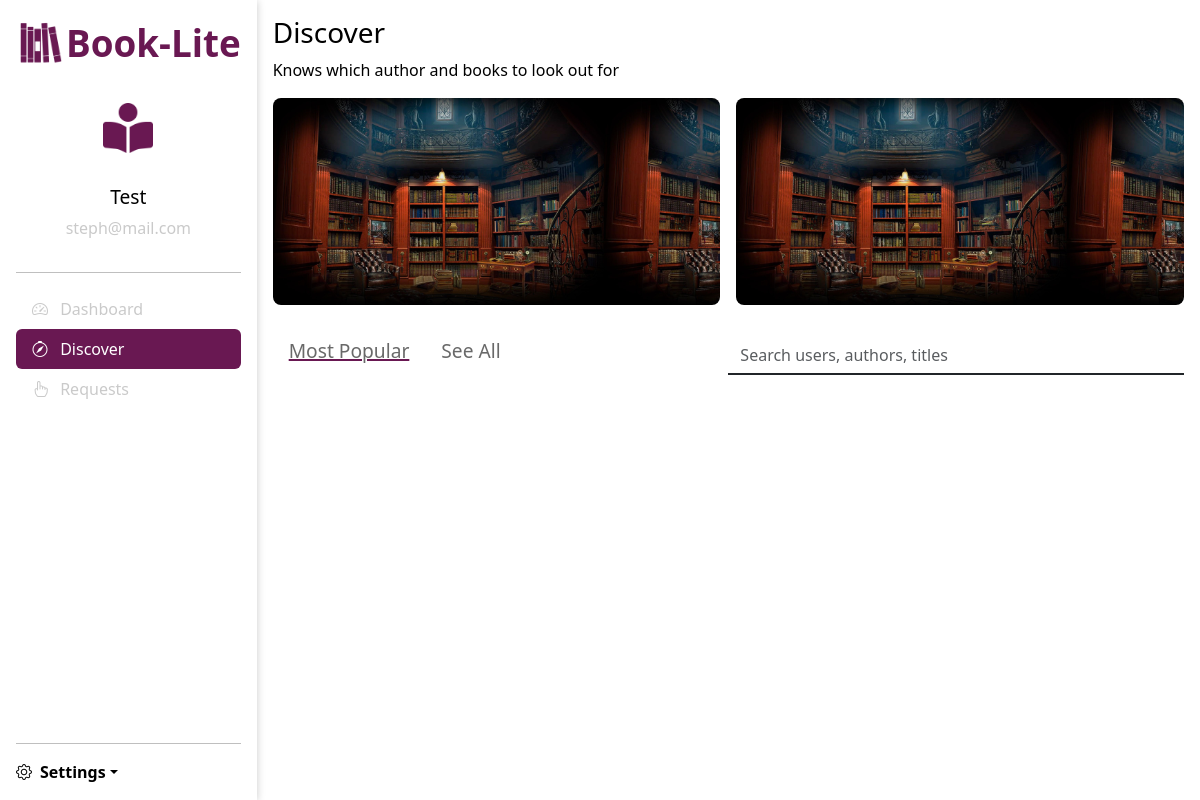
Before: /user/discover (signed in) with the older database file.
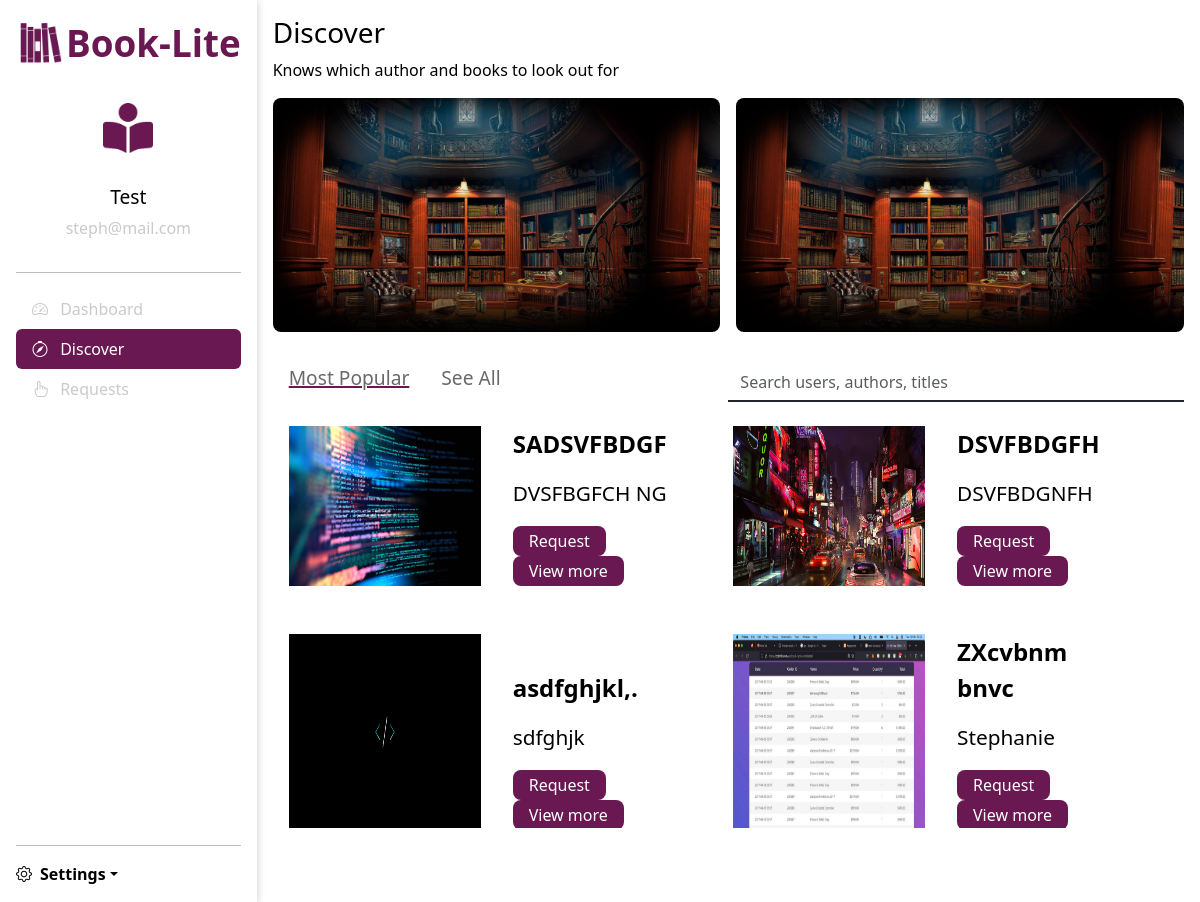
After: the same page with the newer database file.
### models/models.py (models this page shows)
class Book(db.Model):
    id = db.Column(db.String, primary_key=True)
    title = db.Column(db.String(100), nullable=False)
    author = db.Column(db.String(100), nullable=False)
    description = db.Column(db.Text, nullable=False)
    cover_path = db.Column(db.String(100), nullable=False)
    file_path = db.Column(db.String(100), nullable=False)
    category_id = db.Column(db.String, db.ForeignKey('category.id'), nullable=False)
    rentals = db.relationship('Rental', backref='book', lazy=True)

### routes/user.py (the view)
@user_bp.route("/discover")
@login_required
def discover():
    popular_books = Book.query.order_by(func.random()).limit(10).all()
    all_books = Book.query.all()
    return render_template(
        "user/discover.html",
        di_active="active",
        popular_books=popular_books,
        all_books=all_books,
    )

### main.py (called while the page is built)
@login_manager.user_loader
def load_user(user_id):
    return User.query.get(user_id)

@app.context_processor
def inject_global_vars():
    return dict(
        user=current_user
    )

### templates/user/discover.html (shortened to what this page needs)
{% extends "user/base_user.html" %} {% block main %}
<h3>Discover</h3>
<p>Knows which author and books to look out for</p>
<div class="statistics discover-img">
  <div class="main">
    <div class="category img"></div>
    <div class="category img"></div>
  </div>
</div>
<div class="navigate-books">
  <div class="navigation" id="navbarNav">
    <ul class="nav">
      <li class="nav-item active">
        <a href="#popular" class="nav-link">Most Popular</a>
      </li>
      <li class="nav-item">
        <a href="#all" class="nav-link">See All</a>
      </li>
    </ul>
    <form class="form-inline my-2">
      <input
        class="form-control mr-sm-2"
        type="search"
        placeholder="Search users, authors, titles"
        aria-label="Search"
      />
    </form>
  </div>
  <div class="discover-books" id="popular">
    {% for book in popular_books %}
    <div class="book-d">
      <img src="/static/images/covers/{{ book.cover_path }}" alt="" />
      <div class="about-book-d">
        <p class="title"><strong>{{ book.title }}</strong></p>
        <p class="blurb">{{ book.author }}</p>
        <form action="books/{{book.id}}/request-access" method="post">
          <button class="download" type="submit">Request</button>
        </form>
        <form action="books/{{book.id}}" method="get">
          <button class="download" type="submit">View more</button>
        </form>
      </div>
    </div>
    {% endfor %}
  </div>
</div>
{% endblock %}

Changed rows visible on the page:
added Book: cover_path (picture), title "SADSVFBDGF", author "DVSFBGFCH NG"
added Book: cover_path (picture), title "DSVFBDGFH", author "DSVFBDGNFH"
added Book: cover_path (picture), title "asdfghjkl,.", author "sdfghjk"
added Book: cover_path (picture), title "ZXcvbnm bnvc", author "Stephanie"
